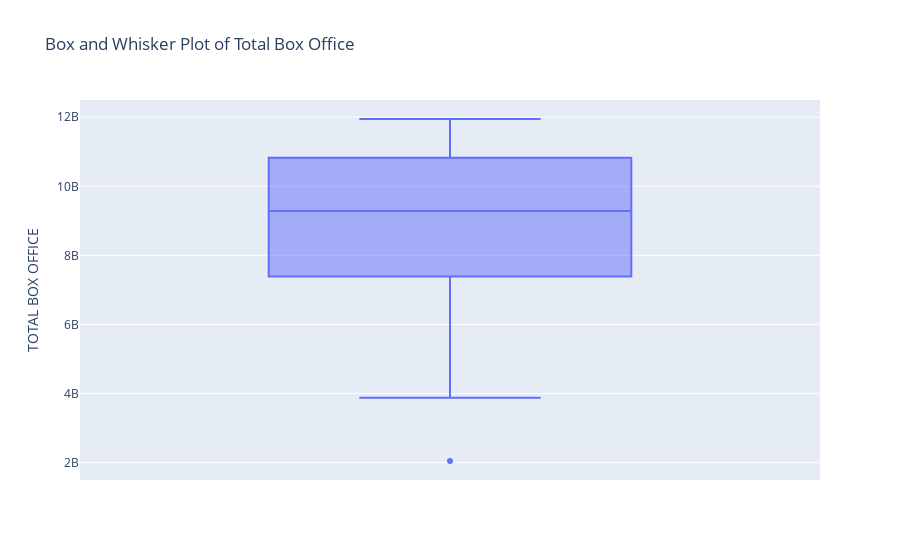

The notebook cell this image was saved under:
### Markdown cell above
# Box Plot

### Code cell
px.box(df,
      y='TOTAL BOX OFFICE',
      title='Box and Whisker Plot of Total Box Office',
      hover_data=['YEAR'],
      )

### Figure 1 — Plotly figure (JSON) as saved in the notebook; plotly's stock layout.template omitted (floating-point values rounded to 4 significant figures)
{"data": [{"alignmentgroup": "True", "customdata": [[2021], [2020], [2019], [2018], [2017], [2016], [2015], [2014], [2013], [2012], [2011], [2010], [2009], [2008], [2007], [2006], [2005], [2004], [2003], [2002], [2001], [2000], [1999], [1998], [1997], [1996], [1995]], "hovertemplate": "TOTAL BOX OFFICE=%{y}<br>YEAR=%{customdata[0]}<extra></extra>", "legendgroup": "", "marker": {"color": "#636efa"}, "name": "", "notched": false, "offsetgroup": "", "orientation": "v", "showlegend": false, "type": "box", "x0": " ", "xaxis": "x", "y": [3881777912, 2048534616, 11253443955, 11948096650, 10993991460, 11267115924, 11155900636, 10272985008, 10887446341, 10992141616, 10173519704, 10482254025, 10639257284, 9750744148, 9769854914, 9161738221, 8800805718, 9287996519, 9193277289, 9155147215, 8296849636, 7532311479, 7338894852, 6771575283, 6230235770, 5769078886, 5314421390], "y0": " ", "yaxis": "y"}], "layout": {"autosize": true, "boxmode": "group", "legend": {"tracegroupgap": 0}, "title": {"text": "Box and Whisker Plot of Total Box Office"}, "xaxis": {"anchor": "y", "autorange": true, "domain": [0, 1], "range": [-0.5, 0.5], "type": "category"}, "yaxis": {"anchor": "x", "autorange": true, "domain": [0, 1], "range": [1499000000.0, 12500000000.0], "title": {"text": "TOTAL BOX OFFICE"}, "type": "linear"}}}
